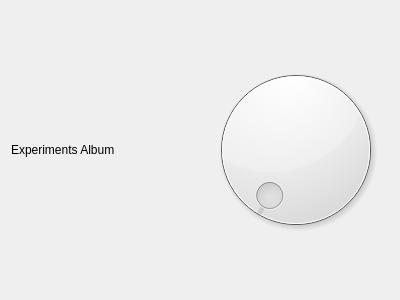
<ui version="4.0" >
 <class>ExpAlbum</class>
 <widget class="QWidget" name="ExpAlbum" >
  <property name="geometry" >
   <rect>
    <x>0</x>
    <y>0</y>
    <width>400</width>
    <height>300</height>
   </rect>
  </property>
  <property name="windowTitle" >
   <string>Form</string>
  </property>
  <layout class="QVBoxLayout" name="verticalLayout" >
   <item>
    <layout class="QHBoxLayout" name="horizontalLayout" >
     <item>
      <widget class="QLabel" name="label" >
       <property name="text" >
        <string>Experiments Album</string>
       </property>
      </widget>
     </item>
     <item>
      <widget class="QDial" name="dial" />
     </item>
    </layout>
   </item>
  </layout>
 </widget>
 <resources/>
 <connections/>
</ui>
